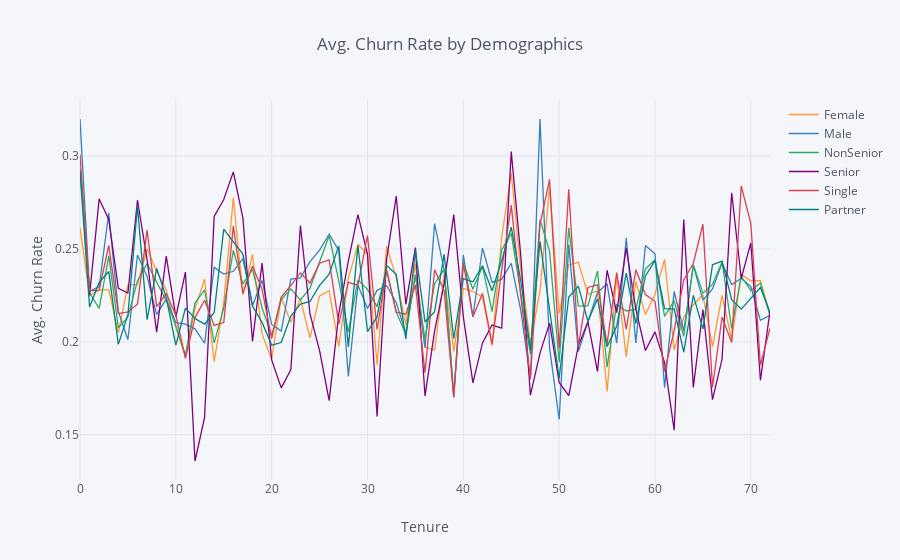

Notebook code for this chart:
### Code cell
#grouped line chart:

gender = df.pivot_table(values='ChurnBinary', columns='gender', 
                        index='tenure', aggfunc='mean')

senior = df.pivot_table(values='ChurnBinary', columns='SeniorCitizen', 
                        index='tenure', aggfunc='mean')

partner = df.pivot_table(values='ChurnBinary', columns='Partner', 
                         index='tenure', aggfunc='mean')

data = pd.concat([gender, senior, partner], axis=1)
data.columns = ['Female', 'Male', 'NonSenior', 'Senior', 'Single', 'Partner']
data = data.reset_index()

data.iplot(kind='line', x='tenure', xTitle='Tenure', 
           yTitle='Avg. Churn Rate', title='Avg. Churn Rate by Demographics')
